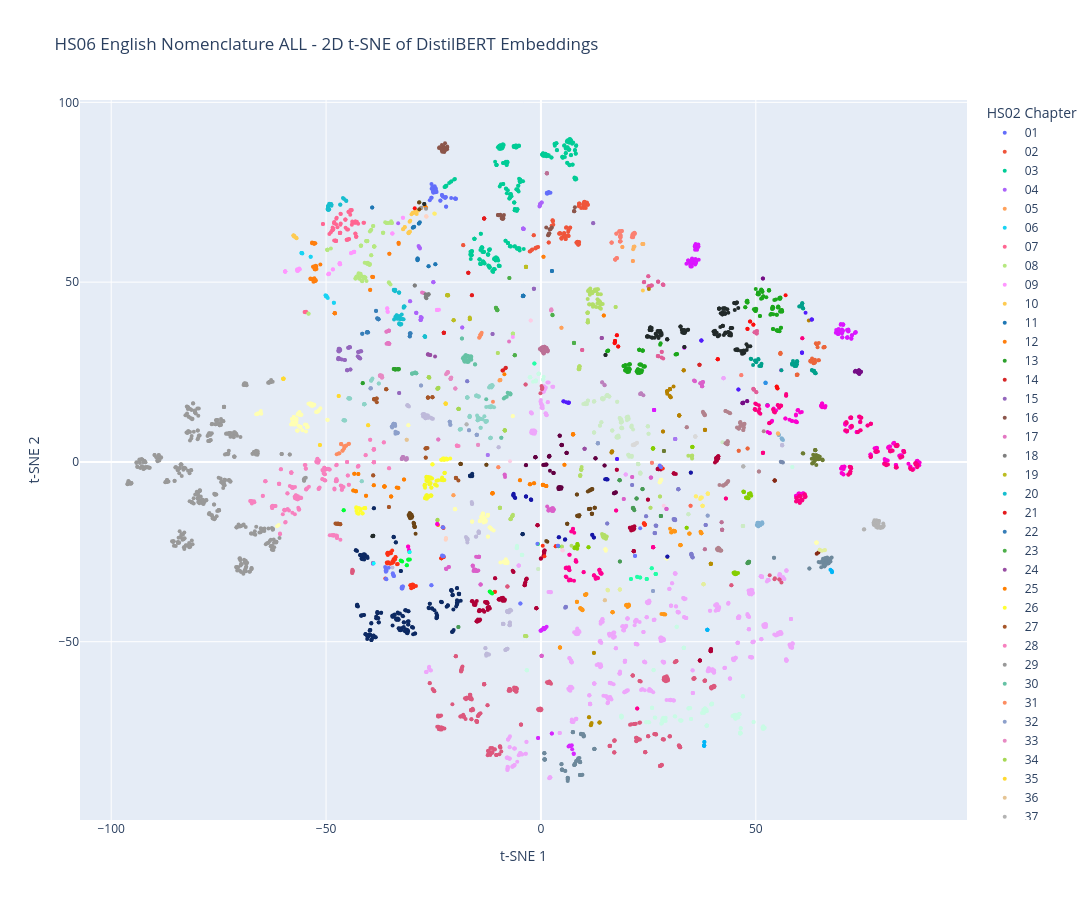

Notebook code cell kept with this figure:
### Markdown cell above
Viz embeddings with TSNE

### Code cell
title = "HS06 English Nomenclature ALL - 2D t-SNE of DistilBERT Embeddings"
legend_title="HS02 Chapter"
html_output_file="emb_hs06_nomen_tsne_nomen_all_2d.html"

fig_tsne_2d, _, tsne_nomen_2d = tsne_viz_embs(
    embeds, labels,
    n_componets=2,
    title=title,
    legend_title=legend_title,
    html_output_file=html_output_file,
    filter_labels=None,
    label2color=colors_all,
    init='pca',
    perplexity=30)

fig_tsne_2d.show()
